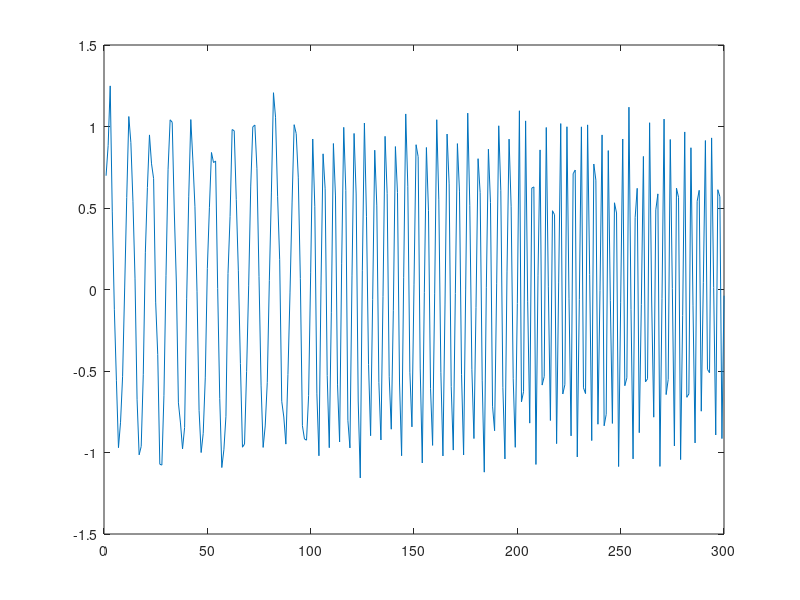
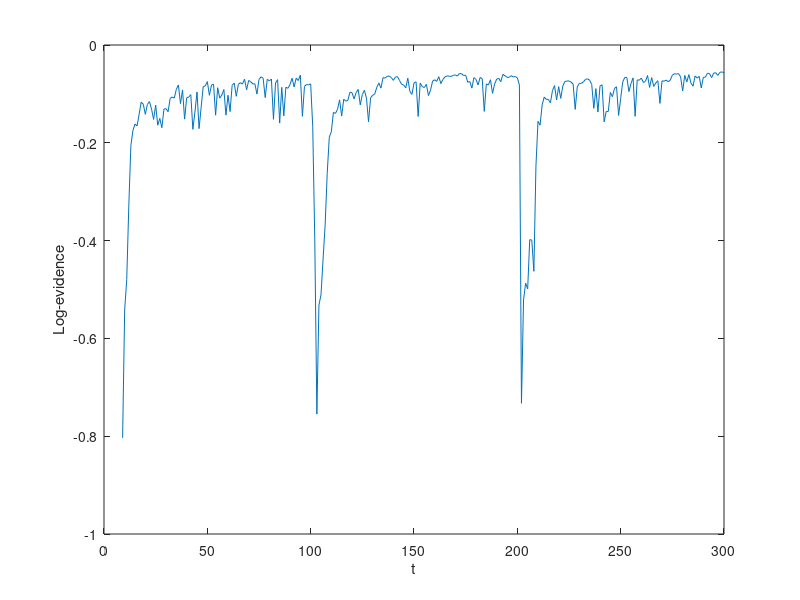
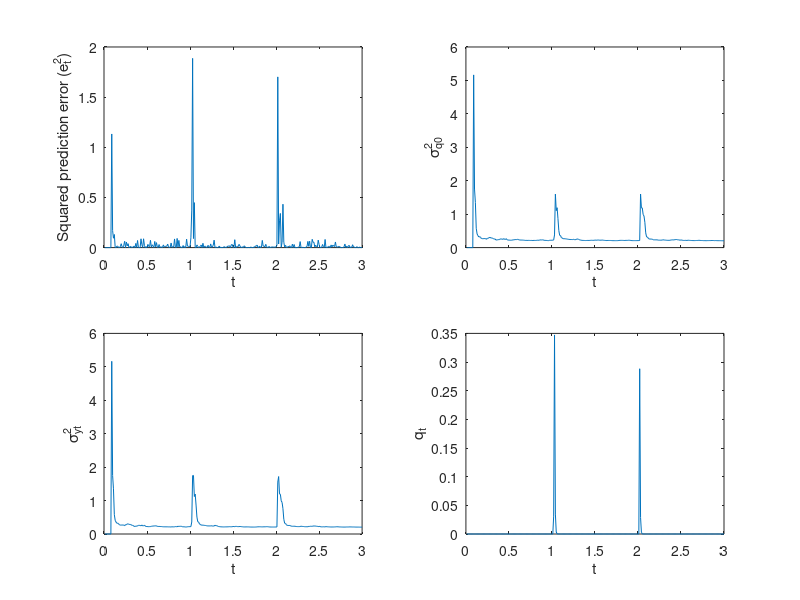
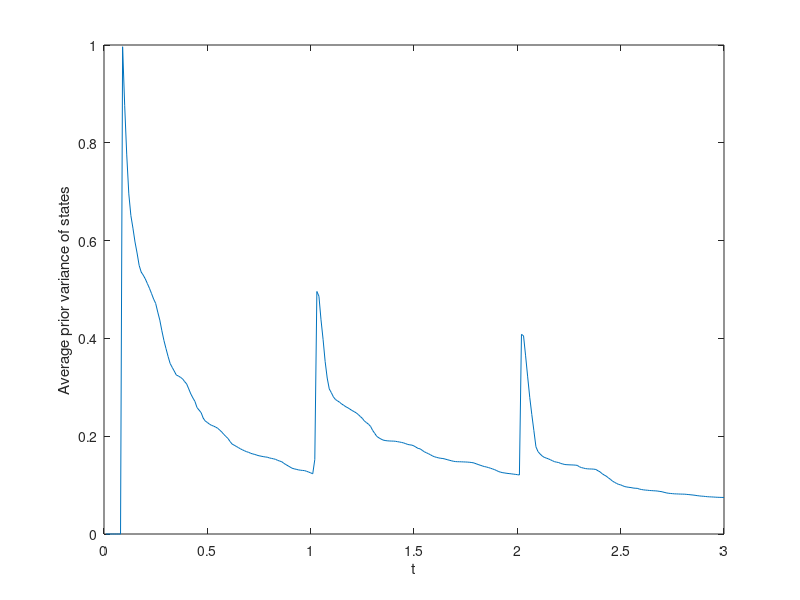

Source code (MATLAB) for these figures, in order:
%% Estimation of AR parameters of a non-stationary time series using the 
% Kalman filter
clearvars
close all
clc

p = 8;
alph = 0.1;
rng(34)

% Generate synthetic data
Fs = 100;
y = zeros(1, 3*Fs);
t = 1/Fs:1/Fs:3;
for i = 1:3
    t_aux = t(Fs*(i - 1) + 1:Fs*i);
    y(Fs*(i - 1) + 1:Fs*i) = sin(2*pi*10*i*t_aux);
end
% Add noise (0.1 standard deviation)
y = y + 0.1*randn(size(y));

figure
plot(y)
%% Initial SVD solution
[U,S,V] = svd(fliplr(y(1:p)));
s = diag(S);
d = U'*y(p+1);
b = V(:,1)*(d./S(1));

%%
sig2_t = 0.2;
theta = zeros(p, numel(y));
q = zeros(1, numel(y));
theta(:, p) = b;
Ft = -fliplr(y(1:p));
SigCovtprev = sig2_t*(Ft*Ft');
e = zeros(1, numel(y));
sig2_q0 = zeros(1, numel(y));
sig2_yt = zeros(1, numel(y));
K = zeros(p, numel(y));
Rt = zeros(p, p, numel(y));
LRate = zeros(1, numel(y));
pred_y = zeros(1, numel(y));
ev_y = zeros(1, numel(y));
for i = p + 1:numel(y)
    i
    %
    Ft = -fliplr(y(i-p:i-1));
    e(i) = y(i) - Ft*theta(:, i-1);
    sig2_q0(i) = sig2_t + Ft*SigCovtprev*Ft';
    h_arg = (e(i)^2 - sig2_q0(i))/(Ft*Ft');
    if h_arg >= 0
        h = h_arg;
    else
        h = 0;
    end
    q(i) = alph*q(i-1) + (1-alph)*h;
    
    if numel(SigCovtprev) == 1
        Rt(:,:,i) = SigCovtprev*eye(p) + q(i)*eye(p);
    else
        Rt(:,:,i) = SigCovtprev + q(i)*eye(p);
    end
    
    sig2_theta = Ft*Rt(:,:,i)*Ft';
    sig2_yt(i) = sig2_t + sig2_theta;
    
    pred_y(i) = Ft*theta(:, i-1);
    ev_y(i) = (1/sqrt(2*pi*sig2_yt(i)))*(exp(-e(i)^2/(2*sig2_yt(i))));
    
    LRate(i) = (1/p)*(trace(Rt(:,:,i))/sig2_yt(i));
    
    K(:, i) = (Rt(:,:,i)*Ft')/sig2_yt(i);
    
    theta(:, i) = theta(:, i - 1) + K(:, i)*e(i);
    SigCovtprev = Rt(:,:,i) - K(:, i)*Ft*Rt(:,:,i) ;
end

%%
figure
plot(log10(ev_y))
xlabel('t')
ylabel('Log-evidence')

%%
figure
subplot(2,2,1)
plot(t, e.^2)
xlabel('t')
ylabel('Squared prediction error (e^2_t)')
subplot(2,2,2)
plot(t, sig2_q0)
xlabel('t')
ylabel('\sigma^2_{q0}')
subplot(2,2,3)
plot(t, sig2_yt)
xlabel('t')
ylabel('\sigma^2_{yt}')
subplot(2,2,4)
plot(t, q)
xlabel('t')
ylabel('q_t')

%%
priorVarx = zeros(1, numel(y));
for i = 1:numel(y)
    priorVarx(i) = trace(Rt(:,:,i))/p;
end
figure
plot(t, priorVarx);
xlabel('t')
ylabel('Average prior variance of states')

%%
figure
plot(t, LRate);
xlabel('t')
ylabel('Average learning rate')